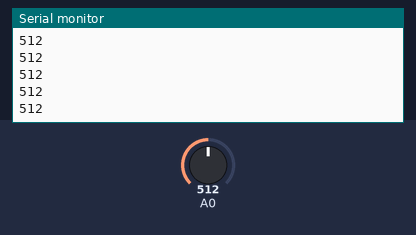
Simulated run of this sketch. Board: Arduino Uno, built with avr-gcc and run on an emulated ATmega328P. Parts: the last lines printed to the serial monitor. The inputs (shaded band) are chosen by the test bench; at power-on: A0 = 512.

Above: at 1.2 s.
1.3 s: A0 set to 716
At 1.9 s:
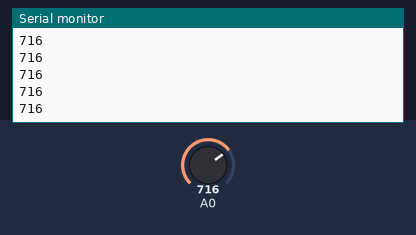
2.8 s: A0 set to 900
At 3.7 s:
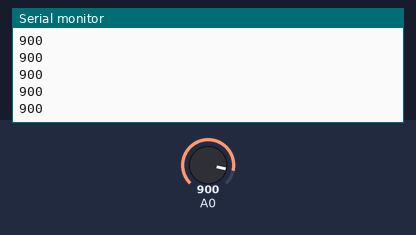
Timing chart, 0 to 5.8 s (numbered marks = the images above; inputs shaded):
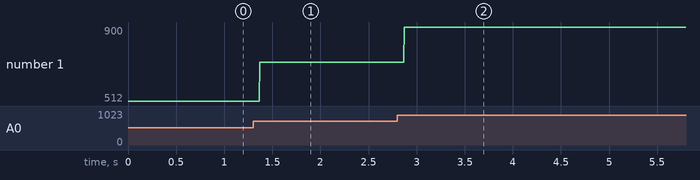

The sketch:

potenciador.ino
```cpp
/***   Global variables   ***/
int valor=0;

/***   Function declaration   ***/

void setup()
{


  Serial.begin(9600);

}


void loop()
{
    valor=analogRead(A0);
    Serial.println(valor);

}

/***   Function definition   ***/
```

Measured:
- after the input at 1.3 s, the serial monitor: prints a new line after 0.07 s (image 1)
- after the input at 2.8 s, the serial monitor: prints a new line after 0.07 s (image 2)
- plotted number 1: 512 → 716 after the input at 1.3 s, 716 → 900 after the input at 2.8 s
